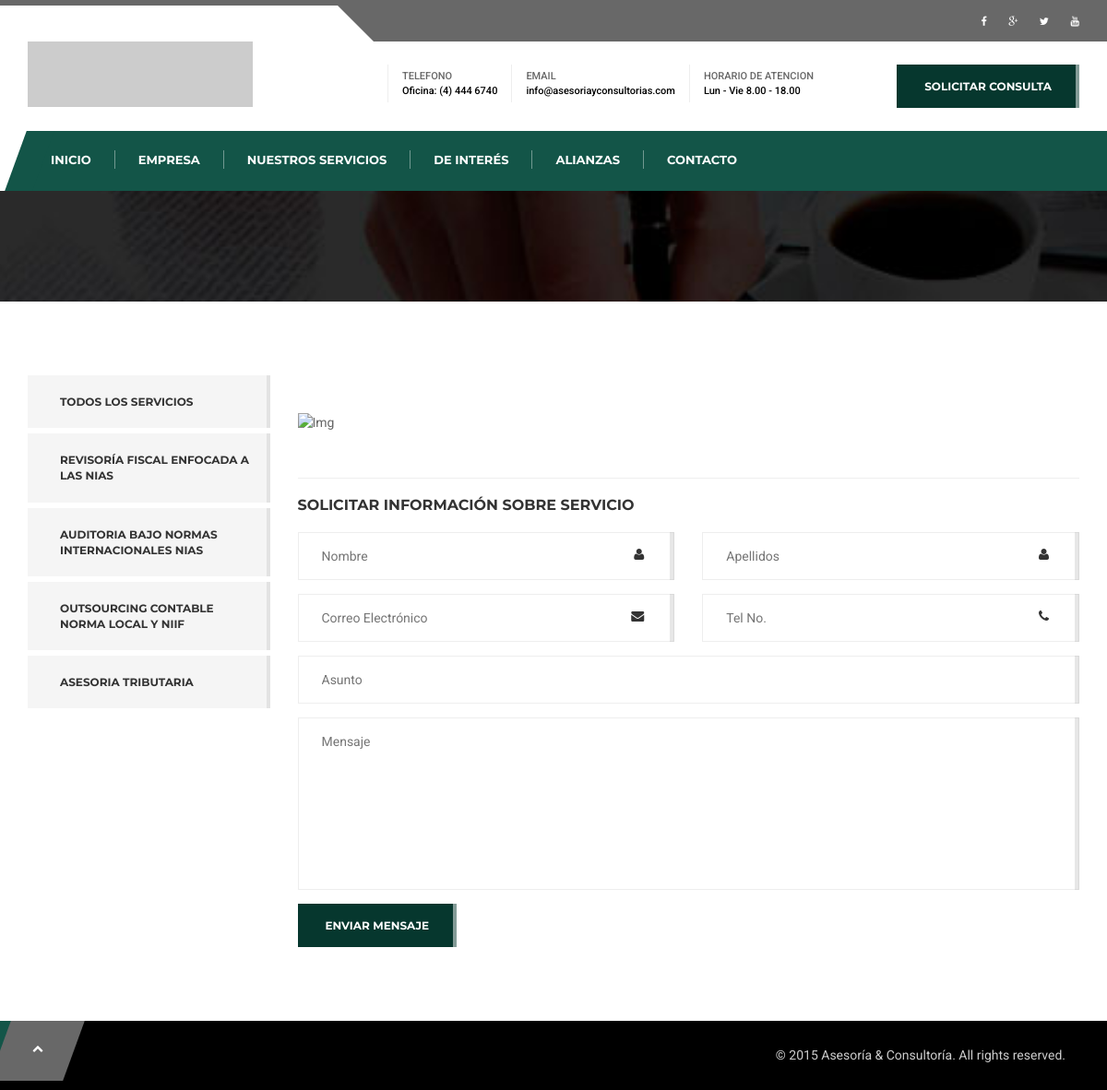
/servicios1.php, run on the app's committed database.
### tables this page shows
CREATE TABLE IF NOT EXISTS `Img_logos` (
  `Id` int(11) NOT NULL AUTO_INCREMENT,
  `Foto` varchar(255) NOT NULL,
  `Pos` int(11) NOT NULL,
  PRIMARY KEY (`Id`)
);

CREATE TABLE IF NOT EXISTS `Contacto` (
  `Id` int(11) NOT NULL AUTO_INCREMENT,
  `Nombre` varchar(255) NOT NULL,
  `Direccion` varchar(255) NOT NULL,
  `Telefono` varchar(255) NOT NULL,
  `Celular` varchar(255) NOT NULL,
  `Email` varchar(255) NOT NULL,
  `Horario` varchar(255) NOT NULL,
  `Titulo` varchar(255) NOT NULL,
  `Subtitulo` varchar(255) NOT NULL,
  `Mapa` text NOT NULL,
  PRIMARY KEY (`Id`)
);

CREATE TABLE IF NOT EXISTS `Img_productos` (
  `Id` int(11) NOT NULL AUTO_INCREMENT,
  `Nombre` varchar(255) NOT NULL,
  `Foto` varchar(255) NOT NULL,
  `Intro` text NOT NULL,
  `Descripcion` text NOT NULL,
  `Pos` int(11) NOT NULL,
  PRIMARY KEY (`Id`)
);

### web/servicios1.php (the view, shortened to what this page needs)
<?include("includes/conexion.php");
$S 			=  $_GET["S"];
?>
<!DOCTYPE html>
<html>
	<head>
		<link href="css/master.css" rel="stylesheet">
		<link rel="stylesheet" id="switcher-css" type="text/css" href="assets/switcher/css/switcher.css" media="all" />
		<link rel="alternate stylesheet" type="text/css" href="assets/switcher/css/color1.css" title="color1" media="all" />
		<link rel="alternate stylesheet" type="text/css" href="assets/switcher/css/color2.css" title="color2" media="all" />
		<link rel="alternate stylesheet" type="text/css" href="assets/switcher/css/color3.css" title="color3" media="all" />
		<link rel="alternate stylesheet" type="text/css" href="assets/switcher/css/color4.css" title="color4" media="all" />
		<link rel="alternate stylesheet" type="text/css" href="assets/switcher/css/color5.css" title="color5" media="all" />
		<link rel="alternate stylesheet" type="text/css" href="assets/switcher/css/color6.css" title="color6" media="all" />
	</head>
	<body data-scrolling-animations="true">
		<div class="sp-body">
			<?include("includes/menu.php");?>
			<div class="bg-image page-title">
				<div class="container-fluid">
				</div>
			</div>
			<div class="container-fluid block-content">
				<div class="row">
					<div class="col-sm-3">
						<div class="sidebar-container">
							<div class="wow slideInUp" data-wow-delay="0.3s">
								<ul class="styled">
									<li ><a href="servicios.php">Todos los Servicios</a></li>
									<?
									$query2  	=  "SELECT * FROM Img_productos ORDER BY Pos";
									$result2 	=  mysql_query($query2,$id);
									while($row2 =  mysql_fetch_array($result2)){
									$Id2 		=  $row2["Id"];
									$Nombre2 	=  $row2["Nombre"];
									if($S==$Id2){
									$Activo='class="active"';
									}else{
									$Activo="";
									}
									?>
									<li <?=$Activo?>><a href="servicios1.php?S=<?=$Id2?>"><?=$Nombre2?></a></li>
									<?}?>
								</ul>
							</div>
						</div>
					</div>
					<div class="col-sm-9 main-content">
						<img src="../productos/<?=$Foto?>" class="full-width wow zoomIn" data-wow-delay="0.3s" alt="Img">
						<div class="row">
                            <div class="col-xs-12 wow zoomIn" data-wow-delay="0.3s">
                               <hr/>
                                <h4>Solicitar Información sobre servicio</h4>
                            	<form novalidate id="contactForm" class="reply-form form-inline">
							<div class="row form-elem">
								<div class="col-sm-6 form-elem">
									<div class="default-inp form-elem">
										<i class="fa fa-user"></i>
										<input type="text" name="user-name" id="user-name" placeholder="Nombre" required>
									</div>
									<div class="default-inp form-elem">
										<i class="fa fa-envelope"></i>
										<input type="text" name="user-email" id="user-email" placeholder="Correo Electrónico" required>
									</div>
								</div>
								<div class="col-sm-6 form-elem">
									<div class="default-inp form-elem">
										<i class="fa fa-user"></i>
										<input type="text" name="user-lastname" id="user-lastname" placeholder="Apellidos">
									</div>
									<div class="default-inp form-elem">
										<i class="fa fa-phone"></i>
										<input type="text" name="user-phone" id="user-phone" placeholder="Tel No.">
									</div>
								</div>
							</div>
							<div class="default-inp form-elem">
								<input type="text" name="user-subject" id="user-subject" placeholder="Asunto">
							</div>
							<div class="form-elem default-inp">
								<textarea id="user-message" placeholder="Mensaje"></textarea>
							</div>
							<div class="form-elem">
								<button type="submit" class="btn btn-success btn-default">Enviar Mensaje</button>
							</div>
						</form>
							</div>
						</div>
					</div>
				</div>
			</div>
		<footer>
        		<div class="container-fluid">
             		<div class="copy text-right"><a id="to-top" href="#this-is-top"><i class="fa fa-chevron-up"></i></a> &copy; 2015 Asesoría & Consultoría. All rights reserved.</div>
	             </div>
	        </footer>
		</div>
	</body>
</html>

### web/includes/menu.php (shortened to what this page needs)
<?
include("conexion.php");
$Actual 	= $_SERVER["PHP_SELF"];
$queryR 	= "SELECT * FROM Redes";
$resultR 	= mysql_query($queryR,$id);
while($rowR = mysql_fetch_array($resultR)) {
	$Fb 	= $rowR["Fb"];
	$Go 	= $rowR["Go"];
	$Tw 	= $rowR["Tw"];
	$You 	= $rowR["You"];
}
$queryS 	= "SELECT * FROM Contacto";
$resultS 	= mysql_query($queryS,$id);
while($rowS = mysql_fetch_array($resultS)){
  $Telefono = $rowS["Telefono"];
  $Email 	= $rowS["Email"];
  $Horario 	= $rowS["Horario"];
}
$queryZZ 	= "SELECT * FROM Img_logos ORDER BY Pos ASC LIMIT 1";
$resultZZ 	= mysql_query($queryZZ,$id);
while($rowZZ = mysql_fetch_array($resultZZ)){
	$Logo 	= $rowZZ["Foto"];
}
?>
		  <header id="this-is-top">
	            <div class="container-fluid">
	                <div class="topmenu row">
	                    <nav class="col-sm-offset-3 col-md-offset-4 col-lg-offset-4 col-sm-6 col-md-5 col-lg-5">
	                    </nav>
	                    <nav class="text-right col-sm-3 col-md-3 col-lg-3">
	                    	<?if(!empty($Fb)){?>
	                        <a target="_blank" href="<?=$Fb?>"><i class="fa fa-facebook"></i></a>
	                        <?}if(!empty($Go)){?>
	                        <a target="_blank" href="<?=$Go?>"><i class="fa fa-google-plus"></i></a>
	                        <?}if(!empty($Tw)){?>
	                        <a target="_blank" href="<?=$Tw?>"><i class="fa fa-twitter"></i></a>
	                        <?}if(!empty($You)){?>
	                        <a target="_blank" href="<?=$You?>"><i class="fa fa-youtube"></i></a>
	                    	<?}?>
	                    </nav>
	                </div>
	                <div class="row header">
	                    <div class="col-sm-3 col-md-3 col-lg-3">
	                        <a href="" id="logo"><img src="../logos/<?=$Logo?>" width="244" height="71"></a>
	                    </div>
	                    <div class="col-sm-offset-1 col-md-offset-1 col-lg-offset-1 col-sm-8 col-md-8 col-lg-8">
	                        <div class="text-right header-padding">
	                            <div class="h-block"><span>TELEFONO</span><?=$Telefono?></div>
	                            <div class="h-block"><span>EMAIL </span><?=$Email?></div>
	                            <div class="h-block"><span>HORARIO DE ATENCION</span><?=$Horario?></div>
	                            <a class="btn btn-success" href="contacto.php">SOLICITAR CONSULTA</a>
	                        </div>
	                    </div>
	                </div>
	                <nav class="main-menu navbar-main-slide">
						<ul class="nav navbar-nav navbar-main">
							<li><a <?if($Actual=="/web/index.php"){echo "class='active1'";}?> href="index.php">INICIO </a></li>
							<li><a <?if($Actual=="/web/empresa.php"){echo "class='active1'";}?> href="empresa.php">EMPRESA</a></li>
							<li><a <?if($Actual=="/web/servicios.php"){echo "class='active1'";}?> href="servicios.php">NUESTROS SERVICIOS</a></li>
							<li><a <?if($Actual=="/web/deinteres.php"){echo "class='active1'";}?> href="deinteres.php">De Interés</a></li>
							<li><a <?if($Actual=="/web/alianzas.php"){echo "class='active1'";}?> href="alianzas.php">ALIANZAS</a></li>
							<li><a <?if($Actual=="/web/contacto.php"){echo "class='active1'";}?> href="contacto.php">CONTACTO</a></li>
						</ul>
	                </nav>
	            </div>
	        </header>

### web/assets/switcher/css/color2.css (style rules this page uses)
#logo { background-image: url("logos/logo2.png"); }
.why-us li, .stats > div > div, .stats > div > div:hover > span:first-child, #partners .owl-buttons div, #to-top:hover, .bg-image.blog-section h3, .bg-image.blog-section div div a, .bg-image.blog-section div div a:hover, .owl-theme .owl-controls .owl-buttons div, .adress-details > div > span, .comments > div > span.author, nav.pagination a, .tags a, .recent-posts div a, ul.blog-cats li a, .attachments li a, h1, h2, h3, h4, h5, h6, ul.styled li > ul > li > a, ul.styled > li > a, .nav-tabs > li > a, .default-inp i, .our-services div > a > span > i { color:#222127; }
.why-us li span, .topmenu nav, .topmenu:before, footer, #to-top, .two-news > div div:last-child > div { background:#222127; }
header, .topmenu nav:first-child:before { border-top-color:#222127; }
.navbar-main > li > .dropdown-menu, footer .color-part, .btn.btn-danger, .btn.btn-danger:hover, .btn.btn-danger, .btn.btn-danger:hover, .main-menu, .main-menu:before, #main-menu-bg, .stats > div > div:hover, .btn.btn-sm.btn-default:before, .big-hr.color-2, .our-services.styled div > a:hover:after, .adress-details > div > span:after, .comments > div > a.reply:hover, .comments > div > a.reply:after, nav.pagination a:hover, .tags a:hover, ul.blog-cats > li:hover, #menu-open, .main-menu section nav, .our-services div > a:hover > span, .testimonial-content span, .info-texts:after, .post-info:after, .customBgColor { background-color:#228dcb; }
.stats span:first-child, footer .copy a, .twitter-feeds div span, .recent-posts div a:hover { color:#228dcb; }
.btn.btn-success, .btn-success:hover, .big-hr.color-1, .one-news > div > div, .btn.btn-sm.btn-success:before, .our-services div > a:hover:after, nav.pagination a.active, ul.styled > li.active, .nav-tabs > li.active > a, .nav-tabs > li.active > a:focus, .nav-tabs > li.active > a:hover, .info-texts:before, ul.blog-cats > li:before, ul.blog-cats li > ul { background-color:#f48929; }

### web/assets/switcher/css/color3.css (style rules this page uses)
#logo { background-image: url("logos/logo3.png"); }
.why-us li, .stats > div > div, .stats > div > div:hover > span:first-child, #partners .owl-buttons div, #to-top:hover, .bg-image.blog-section h3, .bg-image.blog-section div div a, .bg-image.blog-section div div a:hover, .owl-theme .owl-controls .owl-buttons div, .adress-details > div > span, .comments > div > span.author, nav.pagination a, .tags a, .recent-posts div a, ul.blog-cats li a, .attachments li a, h1, h2, h3, h4, h5, h6, ul.styled li > ul > li > a, ul.styled > li > a, .nav-tabs > li > a, .default-inp i, .our-services div > a > span > i { color:#292c31; }
.why-us li span, .topmenu nav, .topmenu:before, footer, #to-top, .two-news > div div:last-child > div { background:#292c31; }
header, .topmenu nav:first-child:before { border-top-color:#292c31; }
.navbar-main > li > .dropdown-menu, footer .color-part, .btn.btn-danger, .btn.btn-danger:hover, .btn.btn-danger, .btn.btn-danger:hover, .main-menu, .main-menu:before, #main-menu-bg, .stats > div > div:hover, .btn.btn-sm.btn-default:before, .big-hr.color-2, .our-services.styled div > a:hover:after, .adress-details > div > span:after, .comments > div > a.reply:hover, .comments > div > a.reply:after, nav.pagination a:hover, .tags a:hover, ul.blog-cats > li:hover, #menu-open, .main-menu section nav, .our-services div > a:hover > span, .testimonial-content span, .info-texts:after, .post-info:after, .customBgColor { background-color:#00bff3; }
.stats span:first-child, footer .copy a, .twitter-feeds div span, .recent-posts div a:hover { color:#00bff3; }
.btn.btn-success, .btn-success:hover, .big-hr.color-1, .one-news > div > div, .btn.btn-sm.btn-success:before, .our-services div > a:hover:after, nav.pagination a.active, ul.styled > li.active, .nav-tabs > li.active > a, .nav-tabs > li.active > a:focus, .nav-tabs > li.active > a:hover, .info-texts:before, ul.blog-cats > li:before, ul.blog-cats li > ul { background-color:#f04d4e; }

### data on the page
img_logos: Foto (picture)
contacto: Telefono "Oficina: (4) 444 6740", Email "info@asesoriayconsultorias.com", Horario "Lun - Vie 8.00 - 18.00"
img_productos: Nombre "REVISORÍA FISCAL ENFOCADA A LAS NIAS"
img_productos: Nombre "AUDITORIA BAJO NORMAS INTERNACIONALES NIAS"
img_productos: Nombre "OUTSOURCING CONTABLE NORMA LOCAL Y NIIF"
img_productos: Nombre "ASESORIA TRIBUTARIA"
